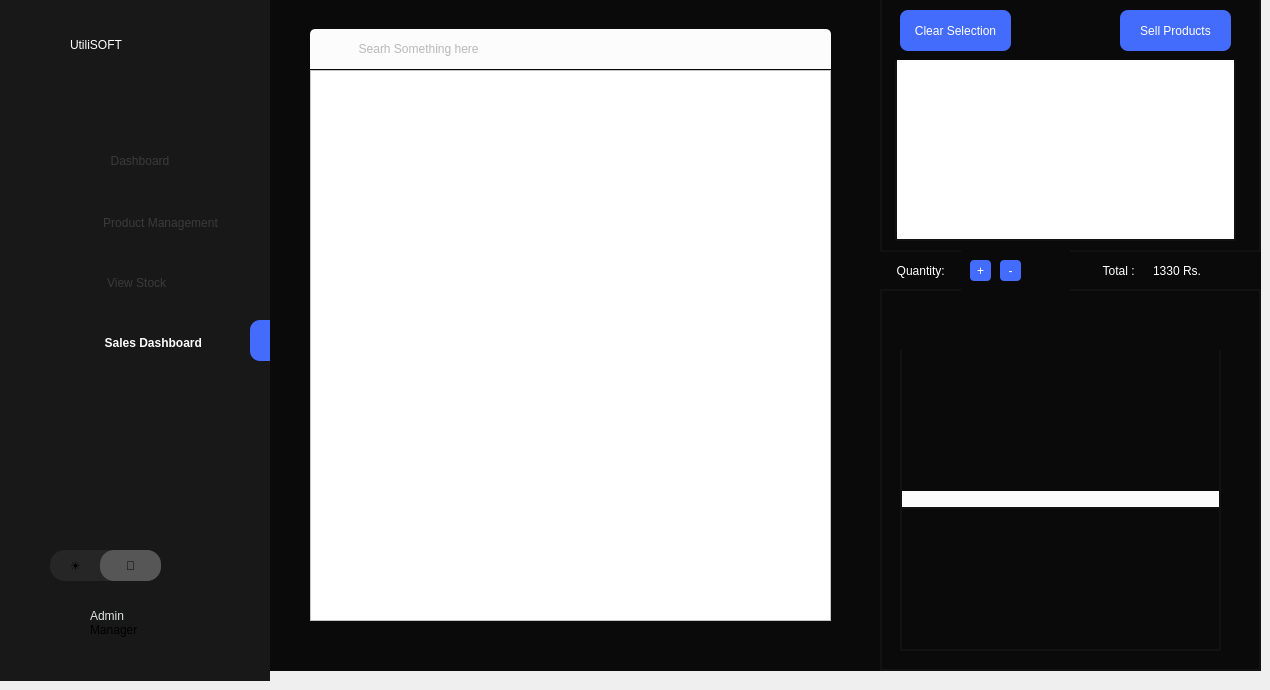
    <widget class="QWidget" name="salespoint">
     <widget class="QWidget" name="widget_188" native="true">
      <property name="geometry">
       <rect>
        <x>270</x>
        <y>0</y>
        <width>621</width>
        <height>671</height>
       </rect>
      </property>
      <property name="styleSheet">
       <string notr="true">background:#0a0a0a;</string>
      </property>
      <widget class="QLabel" name="label_498">
       <property name="geometry">
        <rect>
         <x>40</x>
         <y>30</y>
         <width>41</width>
         <height>41</height>
        </rect>
       </property>
       <property name="styleSheet">
        <string notr="true">border-radius:10px;
border:none;
background-color:none;
  background-image: url(&quot;:/new/prefix1/images/search-01-Stroke-Rounded.png&quot;);
    background-repeat: no-repeat;
    background-position: center;
    background-origin: content;</string>
       </property>
       <property name="text">
        <string/>
       </property>
       <property name="scaledContents">
        <bool>true</bool>
       </property>
      </widget>
      <widget class="QLabel" name="label_501">
       <property name="geometry">
        <rect>
         <x>520</x>
         <y>30</y>
         <width>31</width>
         <height>41</height>
        </rect>
       </property>
       <property name="styleSheet">
        <string notr="true">background-color:transparent;
background-image: url(&quot;:/new/prefix1/images/cancel-01-Stroke-Rounded (1).png&quot;);
    background-repeat: no-repeat;
    background-position: center;
    background-origin: content;</string>
       </property>
       <property name="text">
        <string/>
       </property>
       <property name="scaledContents">
        <bool>true</bool>
       </property>
      </widget>
      <widget class="QLineEdit" name="productSalesSearchEdit_2">
       <property name="geometry">
        <rect>
         <x>40</x>
         <y>29</y>
         <width>521</width>
         <height>40</height>
        </rect>
       </property>
       <property name="styleSheet">
        <string notr="true">
font: 10pt &quot;Microsoft Sans Serif&quot;;
background: white;
 padding-left: 15px;
background-color:#fcfcfc;
border:none;
color:#767676;
border-top-right-radius: 5px;
border-top-left-radius: 5px;
padding-left : 40px;

</string>
       </property>
       <property name="placeholderText">
        <string>  Searh Something here</string>
       </property>
      </widget>
      <widget class="QLabel" name="label_532">
       <property name="geometry">
        <rect>
         <x>30</x>
         <y>20</y>
         <width>71</width>
         <height>61</height>
        </rect>
       </property>
       <property name="styleSheet">
        <string notr="true">border-radius:10px;
border:none;
background-color:none;
  background-image: url(&quot;:/new/prefix1/images/search-01-Stroke-Rounded.png&quot;);
    background-repeat: no-repeat;
    background-position: center;
    background-origin: content;</string>
       </property>
       <property name="text">
        <string/>
       </property>
       <property name="scaledContents">
        <bool>true</bool>
       </property>
      </widget>
      <widget class="QWidget" name="verticalLayoutWidget_2">
       <property name="geometry">
        <rect>
         <x>40</x>
         <y>70</y>
         <width>521</width>
         <height>551</height>
        </rect>
       </property>
       <layout class="QVBoxLayout" name="recommendVerticalLayout">
        <item>
         <widget class="QWidget" name="recommendSearch" native="true">
          <widget class="QTableWidget" name="searchProductTable">
           <property name="geometry">
            <rect>
             <x>0</x>
             <y>0</y>
             <width>521</width>
             <height>551</height>
            </rect>
           </property>
           <property name="styleSheet">
            <string notr="true">background:white;</string>
           </property>
          </widget>
         </widget>
        </item>
       </layout>
      </widget>
     </widget>
     <widget class="QFrame" name="frame_11">
      <property name="geometry">
       <rect>
        <x>0</x>
        <y>0</y>
        <width>270</width>
        <height>681</height>
       </rect>
      </property>
      <property name="styleSheet">
       <string notr="true">max-width:270px;
max-height:768px;
background-color:#181818;</string>
      </property>
      <widget class="QLabel" name="label_345">
       <property name="geometry">
        <rect>
         <x>70</x>
         <y>10</y>
         <width>181</width>
         <height>70</height>
        </rect>
       </property>
       <property name="styleSheet">
        <string notr="true">max-height:70px;
max-width:200px;
background:transparent;
font: 700 28pt &quot;Century Gothic&quot;;
color:white;
 text-align: center; 
 vertical-align: middle;</string>
       </property>
       <property name="text">
        <string>UtiliSOFT</string>
       </property>
      </widget>
      <widget class="QPushButton" name="pages1_2">
       <property name="geometry">
        <rect>
         <x>0</x>
         <y>100</y>
         <width>270</width>
         <height>81</height>
        </rect>
       </property>
       <property name="styleSheet">
        <string notr="true">margin-top:40px;
        /* Full width of sidebar */
  height: 45px;        /* Optimal button height */
  text-align: center;    /* Align text to the left */
   /* Add space for text from the edge */
      /* Use flexbox for alignment */
 /* Align text &amp; icon vertically */ 
color:#3a3a3a;
padding-left:10px;
border:none;
</string>
       </property>
       <property name="text">
        <string>Dashboard</string>
       </property>
      </widget>
      <widget class="QPushButton" name="pages2_2">
       <property name="geometry">
        <rect>
         <x>0</x>
         <y>200</y>
         <width>271</width>
         <height>45</height>
        </rect>
       </property>
       <property name="styleSheet">
        <string notr="true">
         /* Full width of sidebar */
  height: 45px;        /* Optimal button height */
  text-align: center;    /* Align text to the left */
/* Add space for text from the edge */       /* Use flexbox for alignment */ /* Align text &amp; icon vertically */ 
	border:none;
color:#3a3a3a;
padding-left:50px;</string>
       </property>
       <property name="text">
        <string>Product Management</string>
       </property>
      </widget>
      <widget class="QPushButton" name="pages3_2">
       <property name="geometry">
        <rect>
         <x>0</x>
         <y>260</y>
         <width>270</width>
         <height>45</height>
        </rect>
       </property>
       <property name="styleSheet">
        <string notr="true">    /* Full width of sidebar */
  height: 45px;        /* Optimal button height */
  text-align: center;    /* Align text to the left */
    /* Add space for text from the edge */ 
	border:none;
color:#3a3a3a;</string>
       </property>
       <property name="text">
        <string> View Stock</string>
       </property>
      </widget>
      <widget class="QPushButton" name="pages4_2">
       <property name="geometry">
        <rect>
         <x>0</x>
         <y>320</y>
         <width>270</width>
         <height>45</height>
        </rect>
       </property>
       <property name="styleSheet">
        <string notr="true">      /* Full width of sidebar */
  height: 45px;        /* Optimal button height */
  text-align: center;
padding-right:20px;    /* Align text to the left */
 /* Align text &amp; icon vertically */ 
	border:none;

font-weight:600;
	border:none;
color:#fcfcfc;</string>
       </property>
       <property name="text">
        <string>                 Sales Dashboard</string>
       </property>
      </widget>
      <widget class="QPushButton" name="pushButton_29">
       <property name="geometry">
        <rect>
         <x>50</x>
         <y>550</y>
         <width>111</width>
         <height>31</height>
        </rect>
       </property>
       <property name="styleSheet">
        <string notr="true">max-height:37px;
border-radius:15px;
background:#262626;
text-align:left;
padding-left : 20px;</string>
       </property>
       <property name="text">
        <string>☀</string>
       </property>
      </widget>
      <widget class="QPushButton" name="pushButton_100">
       <property name="geometry">
        <rect>
         <x>100</x>
         <y>550</y>
         <width>61</width>
         <height>31</height>
        </rect>
       </property>
       <property name="styleSheet">
        <string notr="true">max-height:37px;
border:3px;
background:#565656;
border-radius:14px;</string>
       </property>
       <property name="text">
        <string>🌙</string>
       </property>
      </widget>
      <widget class="QLabel" name="label_346">
       <property name="geometry">
        <rect>
         <x>90</x>
         <y>600</y>
         <width>81</width>
         <height>31</height>
        </rect>
       </property>
       <property name="styleSheet">
        <string notr="true">font: 18pt &quot;Microsoft Sans Serif&quot;;
color:#e0e4e4;
</string>
       </property>
       <property name="text">
        <string>Admin</string>
       </property>
      </widget>
      <widget class="QLabel" name="label_348">
       <property name="geometry">
        <rect>
         <x>90</x>
         <y>620</y>
         <width>61</width>
         <height>20</height>
        </rect>
       </property>
       <property name="styleSheet">
        <string notr="true">background:none;
</string>
       </property>
       <property name="text">
        <string>Manager</string>
       </property>
      </widget>
      <widget class="QWidget" name="widget_131" native="true">
       <property name="geometry">
        <rect>
         <x>250</x>
         <y>320</y>
         <width>21</width>
         <height>41</height>
        </rect>
       </property>
       <property name="styleSheet">
        <string notr="true">background:#436cfd;
border-top-left-radius: 10px;
    border-bottom-left-radius: 10px;
   border-top-right-radius: 0px;
    border-bottom-right-radius: 0px;</string>
       </property>
      </widget>
      <widget class="QLabel" name="label_349">
       <property name="geometry">
        <rect>
         <x>70</x>
         <y>150</y>
         <width>21</width>
         <height>21</height>
        </rect>
       </property>
       <property name="styleSheet">
        <string notr="true">background-color:transparent;
background-image: url(&quot;:/new/prefix1/images/dashboard-square-02-Stroke-Rounded.png&quot;);
    background-repeat: no-repeat;
    background-position: center;
    background-origin: content;</string>
       </property>
       <property name="text">
        <string/>
       </property>
       <property name="scaledContents">
        <bool>true</bool>
       </property>
      </widget>
      <widget class="QLabel" name="label_350">
       <property name="geometry">
        <rect>
         <x>60</x>
         <y>200</y>
         <width>41</width>
         <height>51</height>
        </rect>
       </property>
       <property name="styleSheet">
        <string notr="true">background-color:transparent;
background-image: url(&quot;:/new/prefix1/images/package-Stroke-Rounded.png&quot;);
    background-repeat: no-repeat;
    background-position: center;
    background-origin: content;</string>
       </property>
       <property name="text">
        <string/>
       </property>
       <property name="scaledContents">
        <bool>true</bool>
       </property>
      </widget>
      <widget class="QLabel" name="label_351">
       <property name="geometry">
        <rect>
         <x>50</x>
         <y>600</y>
         <width>40</width>
         <height>41</height>
        </rect>
       </property>
       <property name="styleSheet">
        <string notr="true">background-color:transparent;
background-image: url(&quot;:/new/prefix1/images/user-circle-02-Stroke-Rounded.png&quot;);
    background-repeat: no-repeat;
    background-position: center;
    background-origin: content;
	</string>
       </property>
       <property name="text">
        <string/>
       </property>
       <property name="scaledContents">
        <bool>true</bool>
       </property>
      </widget>
      <widget class="QLabel" name="label_352">
       <property name="geometry">
        <rect>
         <x>60</x>
         <y>320</y>
         <width>41</width>
         <height>41</height>
        </rect>
       </property>
       <property name="styleSheet">
        <string notr="true">background-color:transparent;
background-image: url(&quot;:/new/prefix1/images/shopping-cart-02-Stroke-Rounded (1).png&quot;);
    background-repeat: no-repeat;
    background-position: center;
    background-origin: content;</string>
       </property>
       <property name="text">
        <string/>
       </property>
       <property name="scaledContents">
        <bool>true</bool>
       </property>
      </widget>
      <widget class="QLabel" name="label_353">
       <property name="geometry">
        <rect>
         <x>60</x>
         <y>260</y>
         <width>41</width>
         <height>41</height>
        </rect>
       </property>
       <property name="styleSheet">
        <string notr="true">background-color:transparent;
background-image: url(&quot;:/new/prefix1/images/folder-view-Stroke-Rounded.png&quot;);
    background-repeat: no-repeat;
    background-position: center;
    background-origin: content;</string>
       </property>
       <property name="text">
        <string/>
       </property>
       <property name="scaledContents">
        <bool>true</bool>
       </property>
      </widget>
      <widget class="QPushButton" name="btnlogout_8">
       <property name="geometry">
        <rect>
         <x>180</x>
         <y>600</y>
         <width>41</width>
         <height>41</height>
        </rect>
       </property>
       <property name="styleSheet">
        <string notr="true">background :transparent;
border:none;</string>
       </property>
       <property name="text">
        <string/>
       </property>
      </widget>
      <widget class="QLabel" name="label_476">
       <property name="geometry">
        <rect>
         <x>180</x>
         <y>600</y>
         <width>41</width>
         <height>41</height>
        </rect>
       </property>
       <property name="styleSheet">
        <string notr="true">background-color:transparent;
background-image:url(&quot;:/new/prefix1/images/logout-05-Stroke-Rounded.png&quot;);
    background-repeat: no-repeat;
    background-position: center;
    background-origin: content;</string>
       </property>
       <property name="text">
        <string/>
       </property>
       <property name="scaledContents">
        <bool>true</bool>
       </property>
      </widget>
     </widget>
     <widget class="QWidget" name="widget_181" native="true">
      <property name="geometry">
       <rect>
        <x>880</x>
        <y>0</y>
        <width>381</width>
        <height>671</height>
       </rect>
      </property>
      <property name="styleSheet">
       <string notr="true">background:#0a0a0a;
border: 2px solid #121212;
border-top:none;</string>
      </property>
      <widget class="QWidget" name="widget_182" native="true">
       <property name="geometry">
        <rect>
         <x>980</x>
         <y>0</y>
         <width>301</width>
         <height>720</height>
        </rect>
       </property>
       <property name="styleSheet">
        <string notr="true">background:#0a0a0a;
border: 2px solid #121212;
border-top:none;</string>
       </property>
       <widget class="QLabel" name="label_484">
        <property name="geometry">
         <rect>
          <x>20</x>
          <y>20</y>
          <width>111</width>
          <height>61</height>
         </rect>
        </property>
        <property name="styleSheet">
         <string notr="true">font: 16pt &quot;Sans Serif Collection&quot;;
border:none;</string>
        </property>
        <property name="text">
         <string>Overview</string>
        </property>
       </widget>
       <widget class="QWidget" name="widget_184" native="true">
        <property name="geometry">
         <rect>
          <x>20</x>
          <y>80</y>
          <width>271</width>
          <height>141</height>
         </rect>
        </property>
        <property name="styleSheet">
         <string notr="true">border-radius: 10px;
background:#181818;</string>
        </property>
        <widget class="QLabel" name="label_485">
         <property name="geometry">
          <rect>
           <x>30</x>
           <y>20</y>
           <width>71</width>
           <height>21</height>
          </rect>
         </property>
         <property name="styleSheet">
          <string notr="true">color:#494949;
</string>
         </property>
         <property name="text">
          <string>Total Sales:</string>
         </property>
        </widget>
        <widget class="QLabel" name="label_486">
         <property name="geometry">
          <rect>
           <x>30</x>
           <y>60</y>
           <width>71</width>
           <height>21</height>
          </rect>
         </property>
         <property name="styleSheet">
          <string notr="true">color:#494949;
</string>
         </property>
         <property name="text">
          <string>Total Profit:</string>
         </property>
        </widget>
        <widget class="QLabel" name="label_487">
         <property name="geometry">
          <rect>
           <x>30</x>
           <y>100</y>
           <width>91</width>
           <height>21</height>
          </rect>
         </property>
         <property name="styleSheet">
          <string notr="true">color:#494949;
</string>
         </property>
         <property name="text">
          <string>Remaining Stock:</string>
         </property>
        </widget>
        <widget class="QLabel" name="label_493">
         <property name="geometry">
          <rect>
           <x>170</x>
           <y>20</y>
           <width>91</width>
           <height>16</height>
          </rect>
         </property>
         <property name="styleSheet">
          <string notr="true">border:none;
color:#adadad;</string>
         </property>
         <property name="text">
          <string>4000</string>
         </property>
        </widget>
        <widget class="QLabel" name="label_495">
         <property name="geometry">
          <rect>
           <x>170</x>
           <y>60</y>
           <width>91</width>
           <height>16</height>
          </rect>
         </property>
         <property name="styleSheet">
          <string notr="true">border:none;
color:#adadad;</string>
         </property>
         <property name="text">
          <string>23%</string>
         </property>
        </widget>
        <widget class="QLabel" name="label_496">
         <property name="geometry">
          <rect>
           <x>170</x>
           <y>100</y>
           <width>91</width>
           <height>16</height>
          </rect>
         </property>
         <property name="styleSheet">
          <string notr="true">border:none;
color:#adadad;</string>
         </property>
         <property name="text">
          <string>3978</string>
         </property>
        </widget>
       </widget>
       <widget class="QLabel" name="label_497">
        <property name="geometry">
         <rect>
          <x>30</x>
          <y>240</y>
          <width>141</width>
          <height>61</height>
         </rect>
        </property>
        <property name="styleSheet">
         <string notr="true">font: 16pt &quot;Sans Serif Collection&quot;;
border:none;</string>
        </property>
        <property name="text">
         <string>Weekly Report</string>
        </property>
       </widget>
       <widget class="QTableWidget" name="tableWidget_33">
        <property name="geometry">
         <rect>
          <x>20</x>
          <y>310</y>
          <width>271</width>
          <height>231</height>
         </rect>
        </property>
        <property name="styleSheet">
         <string notr="true">QTableWidget, QTableView {
    border: 1px solid #121212;
    border-radius: 5px;
    gridline-color: #ddd;
    background-color: #adadad;
    font-size: 10px;
    font-family: Arial, sans-serif;
    color: #333;
    selection-background-color: #0078D7;
    selection-color: white;
}

QHeaderView::section {
    background-color:#0a0a0a;
    color: white;
    padding: 4px;
    border: 1px solid #121212;
    font-size: 10px;
    font-weight: bold;
    text-align: center;
}

QTableWidget::item, QTableView::item {
    padding: 2px;
    border-bottom: 1px solid #ddd;
    text-align: center;
}

QTableWidget::item:selected, QTableView::item:selected {
    background-color: #0078D7;
    color: white;
}

QTableCornerButton::section {
    background-color: #adadad;
    border: 1px solid #adadad;
	border-top-left-radius: 8px;
  
}
</string>
        </property>
        <row/>
        <row/>
        <row/>
        <row/>
        <column>
         <property name="text">
          <string>Total Sales</string>
         </property>
        </column>
        <column>
         <property name="text">
          <string>Total Profit</string>
         </property>
        </column>
        <column>
         <property name="text">
          <string>Remaining Debtors</string>
         </property>
        </column>
        <column>
         <property name="text">
          <string>Remaining Stock</string>
         </property>
        </column>
        <item row="0" column="0">
         <property name="text">
          <string>2123</string>
         </property>
        </item>
       </widget>
      </widget>
      <widget class="QLabel" name="label_396">
       <property name="geometry">
        <rect>
         <x>190</x>
         <y>250</y>
         <width>81</width>
         <height>41</height>
        </rect>
       </property>
       <property name="layoutDirection">
        <enum>Qt::LayoutDirection::LeftToRight</enum>
       </property>
       <property name="styleSheet">
        <string notr="true">border : none;
border-bottom: 2px solid #121212;
border-top: 2px solid #121212;
text-align:right;
font: 600 10pt &quot;Microsoft Sans Serif&quot;;
color:white;</string>
       </property>
       <property name="text">
        <string>Total :    </string>
       </property>
       <property name="textFormat">
        <enum>Qt::TextFormat::PlainText</enum>
       </property>
       <property name="alignment">
        <set>Qt::AlignmentFlag::AlignRight|Qt::AlignmentFlag::AlignTrailing|Qt::AlignmentFlag::AlignVCenter</set>
       </property>
      </widget>
      <widget class="QWidget" name="widget_185" native="true">
       <property name="geometry">
        <rect>
         <x>20</x>
         <y>350</y>
         <width>321</width>
         <height>301</height>
        </rect>
       </property>
       <property name="styleSheet">
        <string notr="true">color:white;</string>
       </property>
       <widget class="QWidget" name="gridLayoutWidget_2">
        <property name="geometry">
         <rect>
          <x>0</x>
          <y>0</y>
          <width>321</width>
          <height>301</height>
         </rect>
        </property>
        <layout class="QGridLayout" name="gridLayout_2">
         <item row="0" column="0">
          <widget class="QLineEdit" name="display_2">
           <property name="styleSheet">
            <string notr="true">
color:black;
background : #fcfcfc;
</string>
           </property>
           <property name="readOnly">
            <bool>true</bool>
           </property>
          </widget>
         </item>
        </layout>
       </widget>
      </widget>
      <widget class="QLabel" name="labelTotalPrice">
       <property name="geometry">
        <rect>
         <x>270</x>
         <y>250</y>
         <width>111</width>
         <height>41</height>
        </rect>
       </property>
       <property name="layoutDirection">
        <enum>Qt::LayoutDirection::LeftToRight</enum>
       </property>
       <property name="styleSheet">
        <string notr="true">border : none;
border-bottom: 2px solid #121212;
border-top: 2px solid #121212;
text-align:right;
font: 600 10pt &quot;Microsoft Sans Serif&quot;;
color:white;</string>
       </property>
       <property name="text">
        <string>1330 Rs.</string>
       </property>
       <property name="textFormat">
        <enum>Qt::TextFormat::PlainText</enum>
       </property>
       <property name="alignment">
        <set>Qt::AlignmentFlag::AlignLeading|Qt::AlignmentFlag::AlignLeft|Qt::AlignmentFlag::AlignVCenter</set>
       </property>
      </widget>
      <widget class="QPushButton" name="addQtyBtn">
       <property name="geometry">
        <rect>
         <x>90</x>
         <y>260</y>
         <width>21</width>
         <height>21</height>
        </rect>
       </property>
       <property name="styleSheet">
        <string notr="true">background:#436cfd;
font: 500 10pt &quot;Microsoft Sans Serif&quot;;
color:white;
border-radius: 4px;
border:none;
</string>
       </property>
       <property name="text">
        <string>+</string>
       </property>
      </widget>
      <widget class="QPushButton" name="removeQtyBtn">
       <property name="geometry">
        <rect>
         <x>120</x>
         <y>260</y>
         <width>21</width>
         <height>21</height>
        </rect>
       </property>
       <property name="styleSheet">
        <string notr="true">background:#436cfd;
font: 500 10pt &quot;Microsoft Sans Serif&quot;;
color:white;
border-radius: 4px;
border :none;
</string>
       </property>
       <property name="text">
        <string>-</string>
       </property>
      </widget>
      <widget class="QLabel" name="label_441">
       <property name="geometry">
        <rect>
         <x>0</x>
         <y>250</y>
         <width>81</width>
         <height>41</height>
        </rect>
       </property>
       <property name="layoutDirection">
        <enum>Qt::LayoutDirection::LeftToRight</enum>
       </property>
       <property name="styleSheet">
        <string notr="true">border : none;
border-bottom: 2px solid #121212;
border-top: 2px solid #121212;
text-align:right;
font: 600 10pt &quot;Microsoft Sans Serif&quot;;
color:white;</string>
       </property>
       <property name="text">
        <string>Quantity:    </string>
       </property>
       <property name="textFormat">
        <enum>Qt::TextFormat::PlainText</enum>
       </property>
       <property name="alignment">
        <set>Qt::AlignmentFlag::AlignRight|Qt::AlignmentFlag::AlignTrailing|Qt::AlignmentFlag::AlignVCenter</set>
       </property>
      </widget>
      <widget class="QPushButton" name="cross_5">
       <property name="geometry">
        <rect>
         <x>150</x>
         <y>20</y>
         <width>41</width>
         <height>41</height>
        </rect>
       </property>
       <property name="styleSheet">
        <string notr="true">border:none;
background:transparent;
</string>
       </property>
       <property name="text">
        <string/>
       </property>
      </widget>
      <widget class="QPushButton" name="clearSelectionBtn">
       <property name="geometry">
        <rect>
         <x>20</x>
         <y>10</y>
         <width>111</width>
         <height>41</height>
        </rect>
       </property>
       <property name="styleSheet">
        <string notr="true">background:#436cfd;
font: 500 10pt &quot;Microsoft Sans Serif&quot;;
color:white;
border-radius: 8px;
border : none;
</string>
       </property>
       <property name="text">
        <string>Clear Selection</string>
       </property>
      </widget>
      <widget class="QTableWidget" name="selectedProductsTable">
       <property name="geometry">
        <rect>
         <x>15</x>
         <y>60</y>
         <width>341</width>
         <height>181</height>
        </rect>
       </property>
       <property name="styleSheet">
        <string notr="true">background : white;
color: #121212;</string>
       </property>
      </widget>
      <widget class="QPushButton" name="sellProductsBtn">
       <property name="geometry">
        <rect>
         <x>240</x>
         <y>10</y>
         <width>111</width>
         <height>41</height>
        </rect>
       </property>
       <property name="styleSheet">
        <string notr="true">background:#436cfd;
font: 500 10pt &quot;Microsoft Sans Serif&quot;;
color:white;
border-radius: 8px;
border : none;
</string>
       </property>
       <property name="text">
        <string>Sell Products</string>
       </property>
      </widget>
     </widget>
    </widget>
